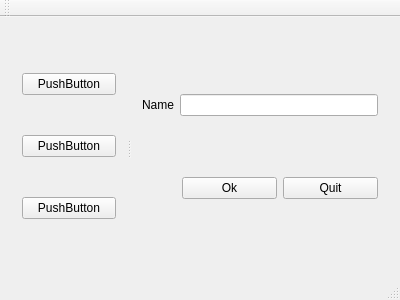
<?xml version="1.0" encoding="UTF-8"?>
<ui version="4.0">
 <class>MainWindow</class>
 <widget class="QMainWindow" name="MainWindow">
  <property name="geometry">
   <rect>
    <x>0</x>
    <y>0</y>
    <width>400</width>
    <height>300</height>
   </rect>
  </property>
  <property name="windowTitle">
   <string>MainWindow</string>
  </property>
  <widget class="QWidget" name="centralWidget">
   <layout class="QHBoxLayout" name="horizontalLayout_3">
    <item>
     <widget class="QSplitter" name="splitter">
      <property name="orientation">
       <enum>Qt::Horizontal</enum>
      </property>
      <widget class="QWidget" name="">
       <layout class="QVBoxLayout" name="verticalLayout_2">
        <item>
         <widget class="QPushButton" name="pushButton_3">
          <property name="text">
           <string>PushButton</string>
          </property>
         </widget>
        </item>
        <item>
         <widget class="QPushButton" name="pushButton_4">
          <property name="text">
           <string>PushButton</string>
          </property>
         </widget>
        </item>
        <item>
         <widget class="QPushButton" name="pushButton_5">
          <property name="text">
           <string>PushButton</string>
          </property>
         </widget>
        </item>
       </layout>
      </widget>
      <widget class="QWidget" name="">
       <layout class="QVBoxLayout" name="verticalLayout">
        <item>
         <layout class="QHBoxLayout" name="horizontalLayout">
          <item>
           <widget class="QLabel" name="label">
            <property name="text">
             <string>Name</string>
            </property>
            <property name="buddy">
             <cstring>lineEdit</cstring>
            </property>
           </widget>
          </item>
          <item>
           <widget class="QLineEdit" name="lineEdit"/>
          </item>
         </layout>
        </item>
        <item>
         <layout class="QHBoxLayout" name="horizontalLayout_2">
          <item>
           <spacer name="horizontalSpacer">
            <property name="orientation">
             <enum>Qt::Horizontal</enum>
            </property>
            <property name="sizeType">
             <enum>QSizePolicy::Preferred</enum>
            </property>
            <property name="sizeHint" stdset="0">
             <size>
              <width>40</width>
              <height>20</height>
             </size>
            </property>
           </spacer>
          </item>
          <item>
           <widget class="QPushButton" name="pushButton">
            <property name="text">
             <string>Ok</string>
            </property>
           </widget>
          </item>
          <item>
           <widget class="QPushButton" name="pushButton_2">
            <property name="text">
             <string>Quit</string>
            </property>
           </widget>
          </item>
         </layout>
        </item>
       </layout>
      </widget>
     </widget>
    </item>
   </layout>
  </widget>
  <widget class="QMenuBar" name="menuBar">
   <property name="geometry">
    <rect>
     <x>0</x>
     <y>0</y>
     <width>400</width>
     <height>20</height>
    </rect>
   </property>
  </widget>
  <widget class="QToolBar" name="mainToolBar">
   <attribute name="toolBarArea">
    <enum>TopToolBarArea</enum>
   </attribute>
   <attribute name="toolBarBreak">
    <bool>false</bool>
   </attribute>
  </widget>
  <widget class="QStatusBar" name="statusBar"/>
 </widget>
 <layoutdefault spacing="6" margin="11"/>
 <resources/>
 <connections/>
</ui>
